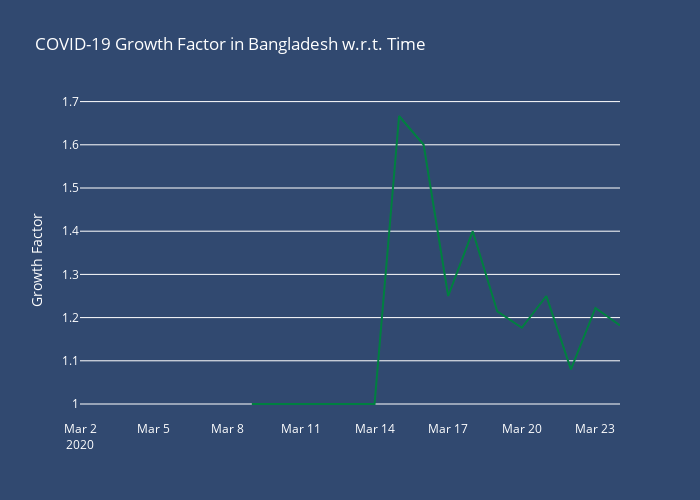

The cell this chart's notebook holds for it:
### Code cell
fig1 = go.Figure()
fig1.add_trace(go.Scatter(x=tc_phase0['Date'], y=tc_phase0['Growth_Rate'], name='Growth Factor', \
                         marker=dict(color='#008040')))
fig1.layout.update(title_text='COVID-19 Growth Factor in Bangladesh w.r.t. Time',xaxis_showgrid=False, yaxis_showgrid=True, width=700, yaxis_title='Growth Factor',
        height=500,font=dict(
#         family="Courier New, monospace",
        size=12,
        color="white"
    ))
#print("Mean Growth Rate",tc_phase0['Growth_Rate'].mean())
fig1.layout.plot_bgcolor = '#314970'
fig1.layout.paper_bgcolor = '#314970'
fig1.show()

### Figure 1 — Plotly figure (JSON) as saved in the notebook; plotly's stock layout.template omitted (floating-point values rounded to 4 significant figures)
{"data": [{"marker": {"color": "#008040"}, "name": "Growth Factor", "type": "scatter", "x": ["2020-03-02 00:00:00+00:00", "2020-03-03 00:00:00+00:00", "2020-03-04 00:00:00+00:00", "2020-03-05 00:00:00+00:00", "2020-03-06 00:00:00+00:00", "2020-03-07 00:00:00+00:00", "2020-03-08 00:00:00+00:00", "2020-03-09 00:00:00+00:00", "2020-03-10 00:00:00+00:00", "2020-03-11 00:00:00+00:00", "2020-03-12 00:00:00+00:00", "2020-03-13 00:00:00+00:00", "2020-03-14 00:00:00+00:00", "2020-03-15 00:00:00+00:00", "2020-03-16 00:00:00+00:00", "2020-03-17 00:00:00+00:00", "2020-03-18 00:00:00+00:00", "2020-03-19 00:00:00+00:00", "2020-03-20 00:00:00+00:00", "2020-03-21 00:00:00+00:00", "2020-03-22 00:00:00+00:00", "2020-03-23 00:00:00+00:00", "2020-03-24 00:00:00+00:00"], "y": [null, null, null, null, null, null, null, 1, 1, 1, 1, 1, 1, 1.667, 1.6, 1.25, 1.4, 1.214, 1.176, 1.25, 1.08, 1.222, 1.182]}], "layout": {"font": {"color": "white", "size": 12}, "height": 500, "paper_bgcolor": "#314970", "plot_bgcolor": "#314970", "title": {"text": "COVID-19 Growth Factor in Bangladesh w.r.t. Time"}, "width": 700, "xaxis": {"showgrid": false}, "yaxis": {"showgrid": true, "title": {"text": "Growth Factor"}}}}
